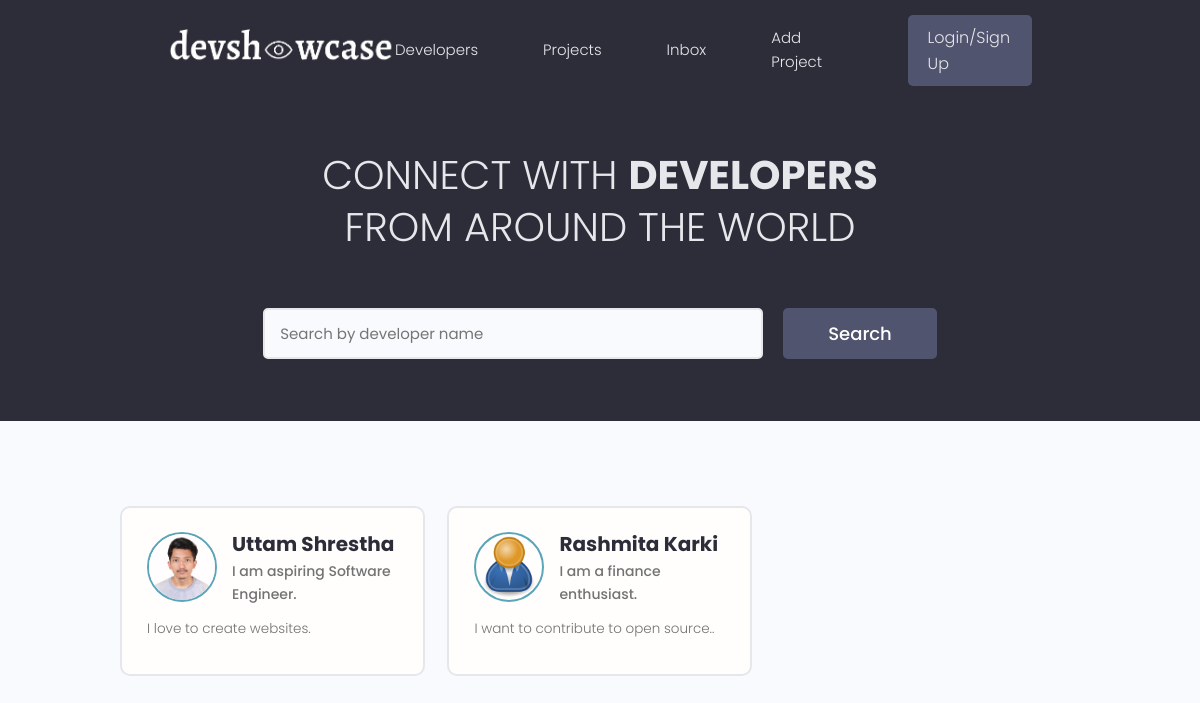
The app's page /, older data.
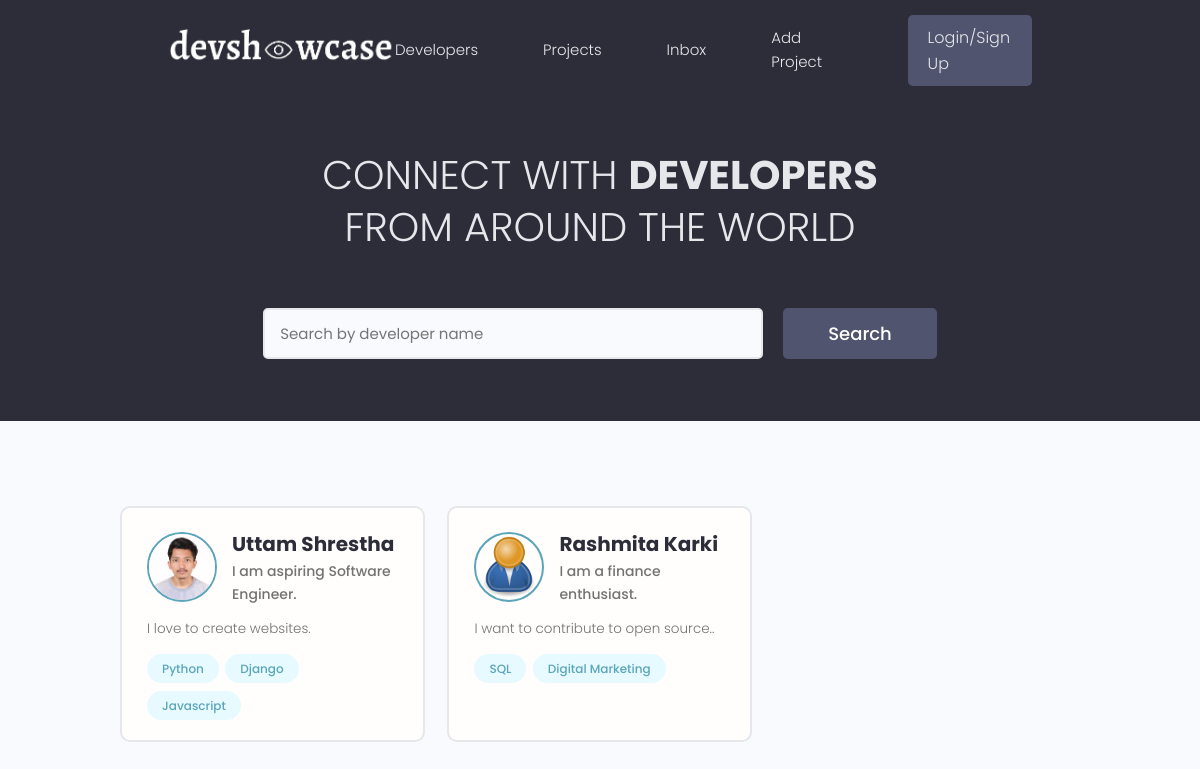
The same page, newer data.
### users/models.py (models this page shows, shortened)
class Profile(models.Model):
    user = models.OneToOneField(User, on_delete=models.CASCADE, null = True, blank = True)  # User has one to one relationship with their Profile means user can create only one Profile.
    name = models.CharField(max_length = 100, blank = True, null = True)
    email = models.EmailField(max_length = 50, blank = True, null = True)
    username = models.CharField(max_length = 20, blank = True, null = True)
    short_intro = models.CharField(max_length = 200, blank = True, null = True)
    location = models.CharField(max_length = 200, blank = True, null = True)
    bio = models.TextField(blank = True, null = True)
    profile_image = models.ImageField(null = True, blank = True, upload_to = 'users/', default='users/user-default.png')
    social_github = models.CharField(max_length = 200, blank = True, null = True)     # user can add github
    social_linkedin = models.CharField(max_length = 200, blank = True, null = True)   # user can add linkedin
    social_website = models.CharField(max_length = 200, blank = True, null = True)    # user can add their website.
    created = models.DateTimeField(auto_now_add=True)
    id = models.UUIDField(default = uuid.uuid4, primary_key = True, editable = False)

class Skill(models.Model):
    owner = models.ForeignKey(Profile, on_delete=models.CASCADE, blank = True, null = True) # when Profile is deleted, delete skill too.
    name = models.CharField(null = True, blank = True, max_length = 40) # name of the skill that user has
    description = models.TextField(null = True, blank= True)
    created = models.DateTimeField(auto_now_add=True)
    id = models.UUIDField(default = uuid.uuid4, primary_key = True, editable = False)
    def __str__(self):
        return self.name

### users/views.py (the view)
# urls.py: path('', views.Profile, name= 'profiles'),
def Profile(request):
    profiles = models.Profile.objects.all() # query all the profiles and store in profiles.
    context = {'profiles': profiles}    # set profiles [key] and profiles [value] to use in template later.
    return render(request, 'users/profiles.html', context)  # pass context to use those variables in template.

### template/users/profiles.html (shortened to what this page needs)
{% extends 'application/main.html' %}
{% block content %}
  <main class="home">
    <section class="hero-section text-center">
      <div class="container container--narrow">
        <div class="hero-section__box">
          <h2>CONNECT WITH <span>DEVELOPERS</span></h2>
          <h2>FROM AROUND THE WORLD</h2>
        </div>
        <div class="hero-section__search">
          <form class="form" action="#" method="get">
            <div class="form__field">
              <input class="input input--text" id="formInput#search" type="text" name="text"
                placeholder="Search by developer name" />
            </div>
            <input class="btn btn--sub btn--lg" type="submit" value="Search" />
          </form>
        </div>
      </div>
    </section>
    <section class="devlist">
      <div class="container">
        <div class="grid grid--three">
        {% for profile in profiles %}
          <div class="column card">
            <div class="dev">
              <a href="{% url 'user-profile' profile.pk %}" class="card__body">
                <div class="dev__profile">
                  <img class="avatar avatar--md" src="{{profile.profile_image.url}}" alt="image" />
                  <div class="dev__meta">
                    <h3>{{profile.name}}</h3>
                    <h5>{{profile.short_intro|slice:"60"}}</h5>
                  </div>
                </div>
                <p class="dev__info">{{profile.bio|slice:"120"}}</p>
                <div class="dev__skills">
                    {% for skill in profile.skill_set.all|slice:"5" %}
                    <span class="tag tag--pill tag--main">
                        <small>{{skill}}</small>
                    </span>
                    {% endfor %}
                </div>
              </a>
            </div>
          </div>
          {% endfor %}
        </div>
      </div>
    </section>
  </main>
{% endblock %}

### template/application/main.html (shortened to what this page needs)
<!DOCTYPE html>
{% load static %}
<html lang="en">
<head>
    <link rel = "stylesheet" href="https://cdnjs.cloudflare.com/ajax/libs/font-awesome/6.4.0/css/all.min.css"/>
    <link rel="stylesheet" href="{% static 'uikit/styles/uikit.css' %}" />
    <link rel="stylesheet" href="{% static 'styles/app.css' %}" />
</head>
<body>
    {% include 'application/navbar.html' %}
    {% block content %}
    {% endblock content %}
</body>
</html>

### template/application/navbar.html (shortened to what this page needs)
{% load static %}
  <header class="header">
    <div class="container container--narrow">
      <a href="{% url 'profiles' %}" class="header__logo">
        <img src="{% static 'images/logo.png' %}" alt="logo" />
      </a>
      <nav class="header__nav">
        <ul class="header__menu">
          <li class="header__menuItem"><a href="{% url 'profiles' %}">Developers</a></li>
          <li class="header__menuItem"><a href="{% url 'projects' %}">Projects</a></li>
          <li class="header__menuItem"><a href="">Inbox</a></li>
          <li class="header__menuItem"><a href="{% url 'create' %}">Add Project</a></li>
          <li class="header__menuItem"><a href="" class="btn btn--sub">Login/Sign Up</a></li>
        </ul>
      </nav>
    </div>
  </header>

### static/styles/app.css (style rules this page uses)
:root { --color-sub: #2d2d39; }
.btn--sub { background-color: var(--color-sub-light); }
.card { border: 2px solid var(--color-light); }
img { width: 100%; }
.header { position: sticky; z-index: 111; background-color: var(--color-sub); padding: 1.5rem 0; }
.header > .container { display: flex; justify-content: space-between; align-items: center; }
.header__logo > img { height: 3.8rem; }
.header__nav > ul { display: inline-flex; align-items: center; list-style: none; gap: 6.5rem; }
.header__menuItem > a { color: var(--color-light); font-weight: 300; }
.hero-section { height: 40vh; display: flex; align-items: center; background-color: var(--color-sub); }
.hero-section__box { margin-bottom: 4rem; }
.hero-section__box > h2, .hero-section__box > h2 > span { font-size: 4rem; color: var(--color-light); line-height: 1.3; text-transform: uppercase; }
.hero-section__box > h2 { font-weight: 300; }
.hero-section__box > h2 > span { font-weight: 700; }
.hero-section__search > .form { display: flex; align-items: center; justify-content: center; gap: 2rem; }
.hero-section__search > .form input.input--text { width: 50rem; }
.devlist { margin-top: 8rem; }
.devlist .grid { align-items: stretch; }
.devlist .dev .dev__profile { display: flex; align-items: center; gap: 1.5rem; }
.devlist .dev .dev__meta h3 { color: var(--color-sub); font-size: 2rem; font-weight: 700; }
.devlist .dev .dev__meta h5 { color: var(--color-text); font-size: 1.4rem; font-weight: 500; }
.devlist .dev .dev__info { margin: 1.5rem 0; font-size: 1.35rem; line-height: 1.4; text-align: justify; }

### static/uikit/styles/modules/_variables.css (style rules this page uses)
:root { --color-main: #5aa5b9; --color-main-light: #e6faff; --color-sub: #3f4156; --color-sub-light: #51546e; --color-sub-lighter: #ededfd; --color-text: #737373; --color-gray: #8b8b8b; --color-light: #e5e7eb; --color-light-gray: #767676; --color-bg: #f8fafd; --color-white: #fffefd; --color-white-light: #f3f3f3; --color-success: #359e64; --color-success-bg: #def8e8; --color-error: #fc4b0b; --color-error-bg: #fff2ee; --font-base: 'Poppins', arial, helvetica, 'Segoe UI', roboto, ubuntu, sans-serif; --font-monospace: 'Fira Code', 'Courier New', courier, monospace; --font-regular: 300; --font-medium: 500; --font-bold: 700; --generic-shadow: 1px 1px 5px #00000010; --generic-transition: all 0.3s ease-in-out; }

### static/uikit/styles/modules/_base.css (style rules this page uses)
* { margin: 0; padding: 0; box-sizing: border-box; text-rendering: optimizeLegibility; color: inherit; font-size: inherit; }
html { font-size: 50%; }
@media only screen and (min-width: 480px) { html { font-size: 56.25%; } }
@media only screen and (min-width: 1200px) { html { font-size: 62.5%; } }
body { line-height: 1.6; font-weight: 400; font-size: 1.5rem; color: var(--color-text); background-color: var(--color-bg); min-height: 100vh; }

### static/uikit/styles/modules/_typography.css (style rules this page uses)
* { font-family: var(--font-base); }
h2 { font-size: 3.6rem; font-weight: var(--font-bold); }
h3 { font-size: 3.2rem; font-weight: var(--font-medium); }
h5 { font-size: 2.4rem; font-weight: var(--font-medium); }
h5, h6 { font-weight: var(--font-regular); }
p, span, strong { font-size: 1.6rem; color: var(--color-text); font-weight: var(--font-regular); }
a { padding-bottom: 2px; text-decoration: none; display: inline-block; color: var(--color-main); font-weight: var(--font-medium); }

### static/uikit/styles/modules/_utilities.css (style rules this page uses)
.container { width: 92%; max-width: 165rem; margin: 0 auto; box-sizing: border-box; }
.container--narrow { width: 92%; max-width: 120rem; }
@media screen and (min-width: 1000px) { .container { width: 90%; } }
@media screen and (min-width: 1000px) { .container--narrow { width: 85%; } }
@media screen and (min-width: 1200px) { .container { width: 80%; } }
@media screen and (min-width: 1200px) { .container--narrow { width: 72%; } }
.text-center { text-align: center; }

### static/uikit/styles/modules/_avatar.css (style rules this page uses)
.avatar { border-radius: 50%; border: 2px solid var(--color-main); object-fit: cover; }
.avatar--md { height: 7rem; width: 7rem; }

### static/uikit/styles/modules/_button.css (style rules this page uses)
.btn { display: inline-block; position: relative; cursor: pointer; background-color: var(--color-light); font-weight: var(--font-medium); color: var(--color-sub); text-decoration: none; padding: 1rem 2rem; border-radius: 0.5rem; border: none; width: -webkit-fit-content; width: -moz-fit-content; width: fit-content; height: -webkit-fit-content; height: -moz-fit-content; height: fit-content; font-size: 1.6rem; outline-width: 0; outline-color: transparent; -webkit-backface-visibility: hidden; backface-visibility: hidden; transition: all 0.3s ease-in-out; }
.btn--sub { background-color: var(--color-sub); color: var(--color-white); }
.btn--lg { font-size: 1.8rem; padding: 1.2rem 4.5rem; }

Row changes from the older to the newer data that the page shows:
added Skill: name "Python", shown under Profile "Uttam Shrestha"
added Skill: name "Django", shown under Profile "Uttam Shrestha"
added Skill: name "Javascript", shown under Profile "Uttam Shrestha"
added Skill: name "SQL", shown under Profile "Rashmita Karki"
added Skill: name "Digital Marketing", shown under Profile "Rashmita Karki"
